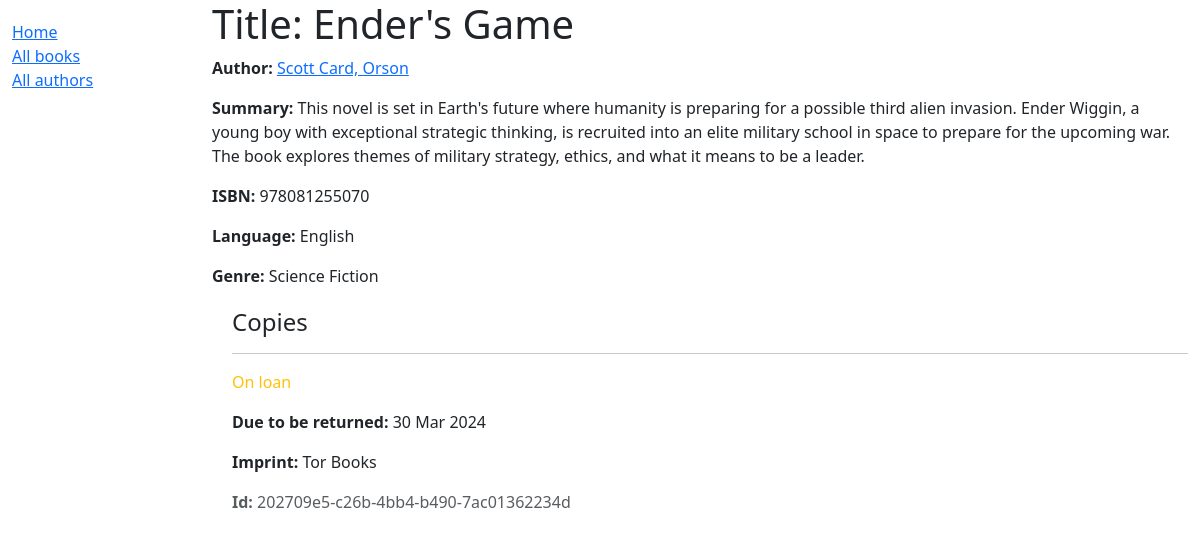
/catalog/book/1, run on the app's committed database.
### catalog/models.py (models this page shows, shortened)
class Book(models.Model):
    title = models.CharField(max_length=200)
    author = models.ForeignKey('Author', on_delete=models.RESTRICT, null=True)
    summary = models.TextField(
        max_length=1000, help_text="Enter a brief description of the book")
    isbn = models.CharField('ISBN', max_length=13,
                            unique=True,
                            help_text='13 Character <a href="https://www.isbn-international.org/content/what-isbn'
                                      '">ISBN number</a>')
    genre = models.ManyToManyField(
        Genre, help_text="Select a genre for this book")
    language = models.ForeignKey(
        'Language', on_delete=models.SET_NULL, null=True)
    class Meta:
        ordering = ['title', 'author']
    def display_genre(self):
        """Creates a string for the Genre. This is required to display genre in Admin."""
        return ', '.join([genre.name for genre in self.genre.all()[:3]])
    display_genre.short_description = 'Genre'

class Author(models.Model):
    first_name = models.CharField(max_length=100)
    last_name = models.CharField(max_length=100)
    date_of_birth = models.DateField(null=True, blank=True)
    date_of_death = models.DateField('Died', null=True, blank=True)
    class Meta:
        ordering = ['last_name', 'first_name']
    def __str__(self):
        return f'{self.last_name}, {self.first_name}'

class Language(models.Model):
    name = models.CharField(max_length=200,
                            unique=True,
                            help_text="Enter the book's natural language (e.g. English, French, Japanese etc.)")
    def __str__(self):
        return self.name

class Genre(models.Model):
    name = models.CharField(
        max_length=200,
        unique=True,
        help_text="Enter a book genre (e.g. Science Fiction, French Poetry etc.)"
    )
    def __str__(self):
        return self.name

class BookInstance(models.Model):
    id = models.UUIDField(primary_key=True, default=uuid.uuid4,
                          help_text="Unique ID for this particular book across whole library")
    book = models.ForeignKey('Book', on_delete=models.RESTRICT, null=True)
    imprint = models.CharField(max_length=200)
    due_back = models.DateField(null=True, blank=True)
    LOAN_STATUS = (
        ('m', 'Maintenance'),
        ('o', 'On loan'),
        ('a', 'Available'),
        ('r', 'Reserved'),
    )
    status = models.CharField(
        max_length=1,
        choices=LOAN_STATUS,
        blank=True,
        default='m',
        help_text='Book availability',
    )
    class Meta:
        ordering = ['due_back']

### catalog/views.py (the view)
# urls.py: path('book/<int:pk>', views.BookDetailView.as_view(), name='book-detail'),
class BookDetailView(generic.DetailView):
    model = Book

### catalog/templates/catalog/book_detail.html
{% extends "catalog/base_generic.html" %}
{% block content %}
    <h1>Title: {{ book.title }}</h1>
    <p><strong>Author:</strong> <a href="">{{ book.author }}</a></p>
    <p><strong>Summary:</strong> {{ book.summary }}</p>
    <p><strong>ISBN:</strong> {{ book.isbn }}</p>
    <p><strong>Language:</strong> {{ book.language }}</p>
    <p><strong>Genre:</strong> {{ book.genre.all|join:", " }}</p>
    <div style="margin-left:20px;margin-top:20px">
        <h4>Copies</h4>
        {% for copy in book.bookinstance_set.all %}
            <hr/>
            <p class="{% if copy.status == 'a' %}text-success{% elif copy.status == 'm' %}text-danger{% else %}text-warning{% endif %}">
                {{ copy.get_status_display }}
            </p>
            {% if copy.status != 'a' %}
                <p><strong>Due to be returned:</strong> {{ copy.due_back }}</p>
            {% endif %}
            <p><strong>Imprint:</strong> {{ copy.imprint }}</p>
            <p class="text-muted"><strong>Id:</strong> {{ copy.id }}</p>
        {% endfor %}
    </div>
{% endblock %}

### data on the page
Book: author "Scott Card, Orson", summary "This novel is set in Earth's future where humanity is preparing for a possible third alien invasion. Ender Wiggin, a young boy with exceptional strategic thinking, is recruited into an elite military school in space to prepare for the upcoming war. The book explores themes of military strategy, ethics, and what it means to be a leader.", isbn "978081255070", language "English", genre.all "Science Fiction"
BookInstance: status "On loan", due_back "30 Mar 2024", imprint "Tor Books", id "202709e5-c26b-4bb4-b490-7ac01362234d"
